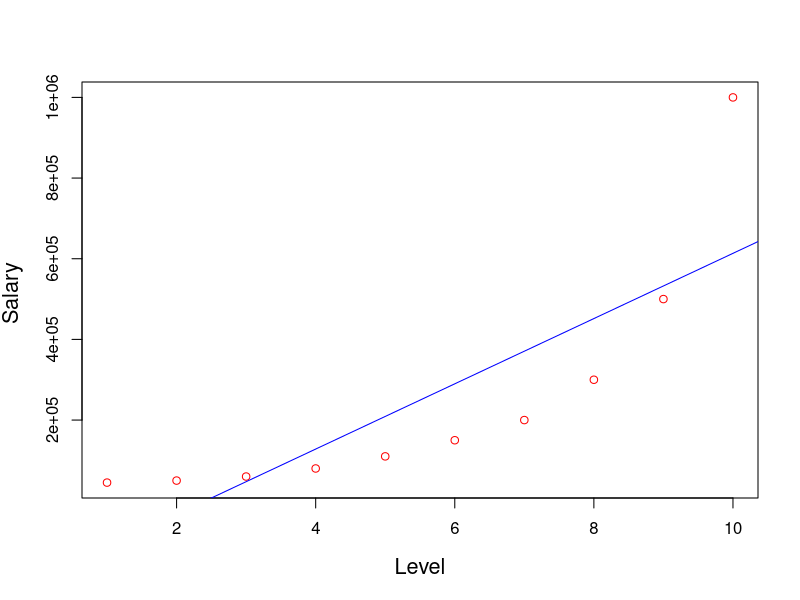
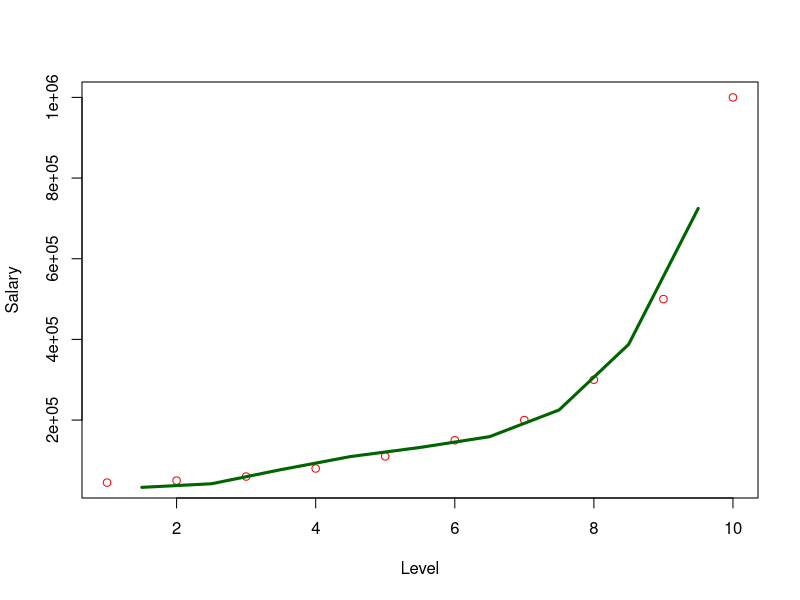

Recreate these plots in R, in order.
require(utils)
#Step 1 : Load DataSet pos_salary.csv
data=read.csv("pos_salary.csv")
data
attach(data)
#Step2: Fit a linear model first lm(y~x)
linear.model=lm(Salary~Level) #y=mx+b here Salary Dependent variable 
#plot 
plot(Level, Salary, ylab = "Salary ", cex.lab = 1.3, col = "red")
abline (lm(Salary ~ Level), col = "blue")
summary(linear.model)

#Step 3: Fitting a polynomial model
Level2=Level^2
Level3=Level^3
Level4=Level^4
quadratic.model = lm(Salary ~ Level + Level2+Level3+Level4)
summary (quadratic.model)
#y=m1x1+m2(x1^2)+b 
#here m1 and m2 slope and b intercept
#Salary=-132871 *Level+19432 *Level^2+(232167 )
#Predicitons  of salary
levelvalues = c(1.5,2.5,3.5,4.5,5.5,6.5,7.5,8.5,9.5)  #(For testing)
levelvalues
predicted_salary <- predict (quadratic.model,
                  list (Level=levelvalues, Level2=levelvalues^2,
                        Level3=levelvalues^3,Level4=levelvalues^4))
predicted_salary
#prediction with the help of linear.model
#predicted_salary <- predict(linear.model,
 #                            list(Level=levelvalues))
#predicted_salary
#plot 
plot (Level, Salary,col="red")
lines(levelvalues, predicted_salary, col = "darkgreen", lwd = 3)


